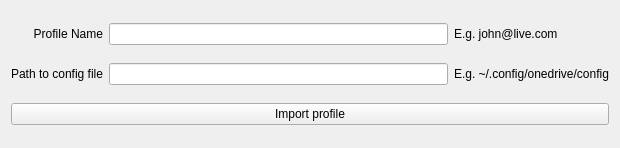
<?xml version="1.0" encoding="UTF-8"?>
<ui version="4.0">
 <class>import_profile</class>
 <widget class="QWidget" name="import_profile">
  <property name="geometry">
   <rect>
    <x>0</x>
    <y>0</y>
    <width>620</width>
    <height>148</height>
   </rect>
  </property>
  <property name="windowTitle">
   <string>Import existing profile</string>
  </property>
  <layout class="QGridLayout" name="gridLayout">
   <item row="0" column="1">
    <widget class="QLineEdit" name="lineEdit_profile_name"/>
   </item>
   <item row="1" column="0">
    <widget class="QLabel" name="label_config_path">
     <property name="toolTip">
      <string notr="true"/>
     </property>
     <property name="text">
      <string>Path to config file</string>
     </property>
     <property name="alignment">
      <set>Qt::AlignRight|Qt::AlignTrailing|Qt::AlignVCenter</set>
     </property>
    </widget>
   </item>
   <item row="1" column="2">
    <widget class="QLabel" name="label_5">
     <property name="text">
      <string>E.g. ~/.config/onedrive/config</string>
     </property>
    </widget>
   </item>
   <item row="0" column="0">
    <widget class="QLabel" name="label_profile_name">
     <property name="toolTip">
      <string notr="true"/>
     </property>
     <property name="text">
      <string>Profile Name</string>
     </property>
     <property name="alignment">
      <set>Qt::AlignRight|Qt::AlignTrailing|Qt::AlignVCenter</set>
     </property>
    </widget>
   </item>
   <item row="1" column="1">
    <widget class="QLineEdit" name="lineEdit_config_path"/>
   </item>
   <item row="2" column="0" colspan="3">
    <widget class="QPushButton" name="pushButton_import">
     <property name="text">
      <string>Import profile</string>
     </property>
    </widget>
   </item>
   <item row="0" column="2">
    <widget class="QLabel" name="label_4">
     <property name="text">
      <string>E.g. john@live.com</string>
     </property>
    </widget>
   </item>
  </layout>
 </widget>
 <resources/>
 <connections/>
</ui>
